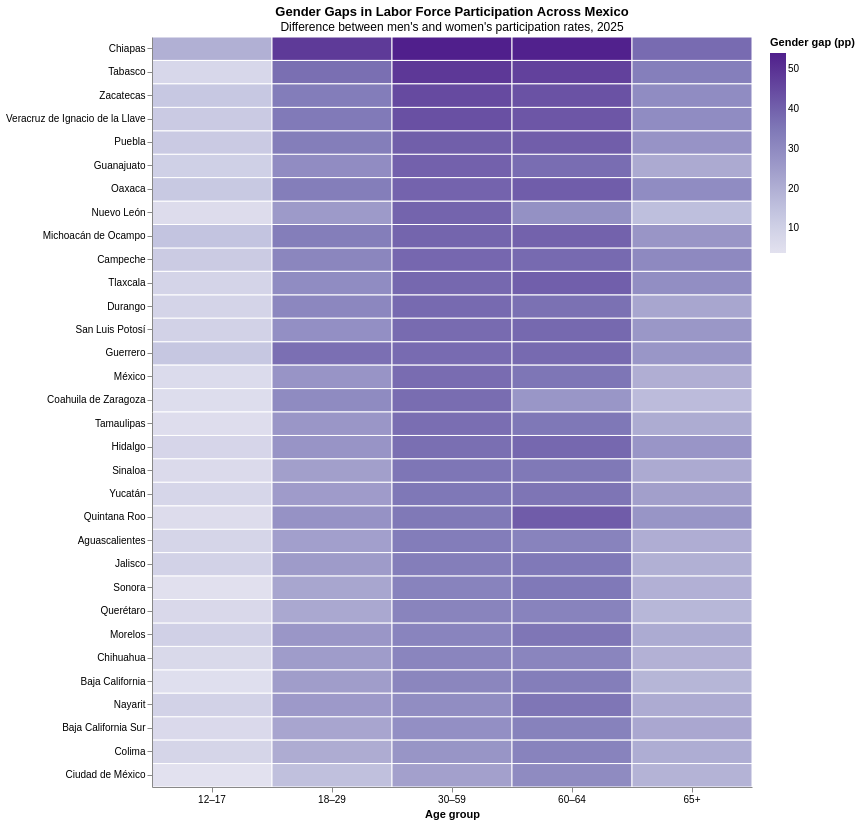

The notebook cell this image was saved under:
### Code cell
state_order = (
    heatmap_data[heatmap_data["age_group"] == "30–59"]
    .sort_values("gender_gap", ascending=False)["state"]
    .tolist()
)

age_order = ["12–17", "18–29", "30–59", "60–64", "65+"]

heatmap = (
    alt.Chart(heatmap_data)
    .mark_rect(stroke="white", strokeWidth=1)
    .encode(
        x=alt.X(
            "age_group:N",
            sort=age_order,
            title="Age group",
            axis=alt.Axis(labelAngle=0)
        ),
        y=alt.Y(
            "state:N",
            sort=state_order,
            title=None
        ),
        color=alt.Color(
            "gender_gap:Q",
            title="Gender gap (pp)",
            scale=alt.Scale(
                scheme="purples"
            )
        ),
        tooltip=[
            alt.Tooltip("state:N", title="State"),
            alt.Tooltip("age_group:N", title="Age group"),
            alt.Tooltip("Women:Q", title="Women (%)", format=".1f"),
            alt.Tooltip("Men:Q", title="Men (%)", format=".1f"),
            alt.Tooltip("gender_gap:Q", title="Gender gap (pp)", format=".1f")
        ]
    )
    .properties(
        width=600,
        height=750,
        title=alt.TitleParams(
            text="Gender Gaps in Labor Force Participation Across Mexico",
            subtitle="Difference between men's and women's participation rates, 2025",
            anchor="middle"
        )
    )
    .configure_view(stroke=None)
)

heatmap

### Figure 1 — Vega-Lite specification as saved in the notebook (floating-point values rounded to 4 significant figures; data arrays with more than 128 entries replaced by an {"elided": "..."} marker saying what was removed)
{"config": {"view": {"continuousWidth": 300, "continuousHeight": 300, "stroke": null}}, "data": {"name": "data-7d4f34cb84b995007611294f1efbe1d3"}, "mark": {"type": "rect", "stroke": "white", "strokeWidth": 1}, "encoding": {"color": {"field": "gender_gap", "scale": {"scheme": "purples"}, "title": "Gender gap (pp)", "type": "quantitative"}, "tooltip": [{"field": "state", "title": "State", "type": "nominal"}, {"field": "age_group", "title": "Age group", "type": "nominal"}, {"field": "Women", "format": ".1f", "title": "Women (%)", "type": "quantitative"}, {"field": "Men", "format": ".1f", "title": "Men (%)", "type": "quantitative"}, {"field": "gender_gap", "format": ".1f", "title": "Gender gap (pp)", "type": "quantitative"}], "x": {"axis": {"labelAngle": 0}, "field": "age_group", "sort": ["12–17", "18–29", "30–59", "60–64", "65+"], "title": "Age group", "type": "nominal"}, "y": {"field": "state", "sort": ["Chiapas", "Tabasco", "Zacatecas", "Veracruz de Ignacio de la Llave", "Puebla", "Guanajuato", "Oaxaca", "Nuevo León", "Michoacán de Ocampo", "Campeche", "Tlaxcala", "Durango", "San Luis Potosí", "Guerrero", "México", "Coahuila de Zaragoza", "Tamaulipas", "Hidalgo", "Sinaloa", "Yucatán", "Quintana Roo", "Aguascalientes", "Jalisco", "Sonora", "Querétaro", "Morelos", "Chihuahua", "Baja California", "Nayarit", "Baja California Sur", "Colima", "Ciudad de México"], "title": null, "type": "nominal"}}, "height": 750, "title": {"text": "Gender Gaps in Labor Force Participation Across Mexico", "anchor": "middle", "subtitle": "Difference between men's and women's participation rates, 2025"}, "width": 600, "$schema": "https://vega.github.io/schema/vega-lite/v6.4.1.json", "datasets": {"data-7d4f34cb84b995007611294f1efbe1d3": {"elided": "160 records"}}}
